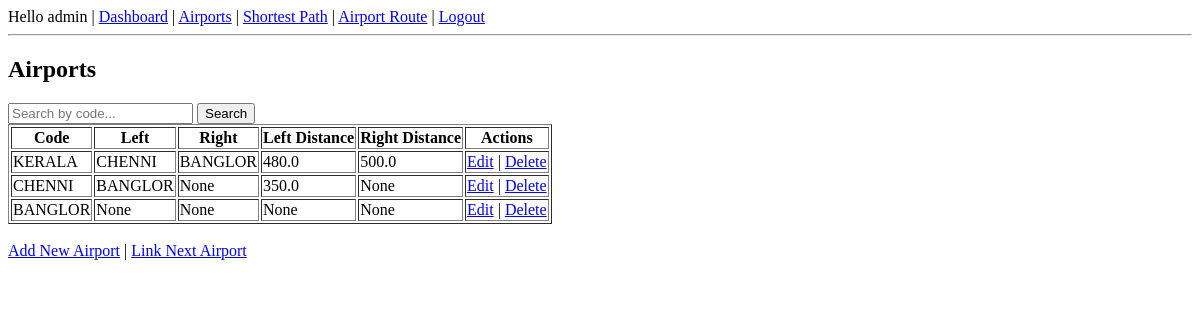
Page /airports/ (signed in) on the earlier database version.
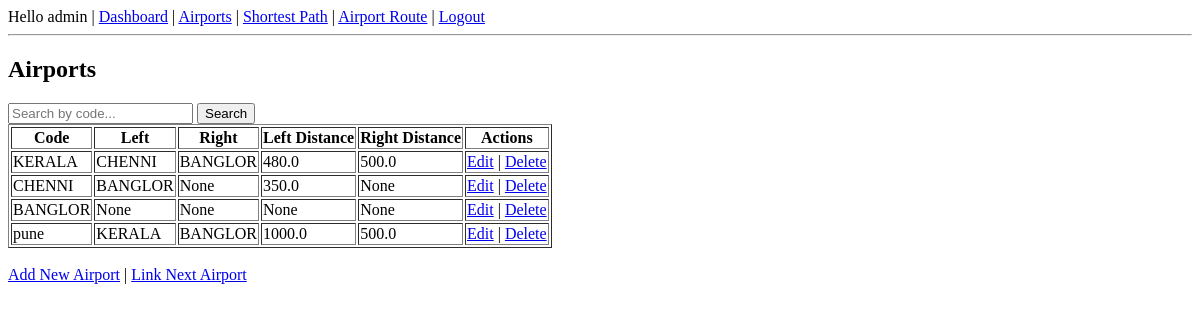
Same page on the later database version.
### users/models.py (models this page shows, shortened)
class CustomUser(AbstractUser):
    is_admin = models.BooleanField(default=False)

### airport/models.py (models this page shows)
class Airport(models.Model):
    code = models.CharField(max_length=10, unique=True)
    left = models.ForeignKey('self', on_delete=models.SET_NULL, null=True, blank=True, related_name='left_airport')
    right = models.ForeignKey('self', on_delete=models.SET_NULL, null=True, blank=True, related_name='right_airport')
    left_distance = models.FloatField(null=True, blank=True)
    right_distance = models.FloatField(null=True, blank=True)
    def __str__(self):
        return self.code

### airport/views.py (the view)
# urls.py: path('', views.airport_list, name='airport_list'),
@login_required
def airport_list(request):
    query = request.GET.get('q', '')
    airports = Airport.objects.filter(code__icontains=query) if query else Airport.objects.all()
    return render(request, 'airports/airport_list.html', {'airports': airports, 'query': query})

### airport/templates/airports/airport_list.html
{% extends 'base.html' %}
{% block content %}
<h2>Airports</h2>
<form method="GET">
  <input type="text" name="q" placeholder="Search by code..." value="{{ query }}">
  <button type="submit">Search</button>
</form>
<table border="1">
  <tr>
    <th>Code</th>
    <th>Left</th>
    <th>Right</th>
    <th>Left Distance</th>
    <th>Right Distance</th>
    {% if user.is_admin %}<th>Actions</th>{% endif %}
  </tr>
  {% for a in airports %}
  <tr>
    <td>{{ a.code }}</td>
    <td>{{ a.left }}</td>
    <td>{{ a.right }}</td>
    <td>{{ a.left_distance }}</td>
    <td>{{ a.right_distance }}</td>
    {% if user.is_admin %}
    <td>
      <a href="{% url 'airport_update' a.id %}">Edit</a> |
      <a href="{% url 'airport_delete' a.id %}">Delete</a>
    </td>
    {% endif %}
  </tr>
  {% endfor %}
</table>
{% if user.is_admin %}
<br>
<a href="{% url 'airport_create' %}">Add New Airport</a> |
<a href="{% url 'add_next_airport' %}">Link Next Airport</a>
{% endif %}
{% endblock %}

### templates/base.html (shortened to what this page needs)
<!DOCTYPE html>
<html>
<head>
</head>
<body>
  <nav>
    {% if user.is_authenticated %}
      Hello {{ user.username }} |
      <a href="{% url 'dashboard' %}">Dashboard</a> |
      <a href="{% url 'airport_list' %}">Airports</a> |
      <a href="{% url 'shortest_path' %}">Shortest Path</a> |
      <a href="{% url 'airport_route' %}">Airport Route</a> |
      <a href="{% url 'logout' %}">Logout</a>
    {% else %}
      <a href="{% url 'login' %}">Login</a> |
      <a href="{% url 'register_user' %}">User Register</a> |
      <a href="{% url 'register_admin' %}">Admin Register</a>
    {% endif %}
  </nav>
  <hr>
  {% block content %}{% endblock %}
</body>
</html>

Differences in the rows shown:
added Airport: code "pune", left "KERALA", right "BANGLOR", left_distance "1000.0", right_distance "500.0"
